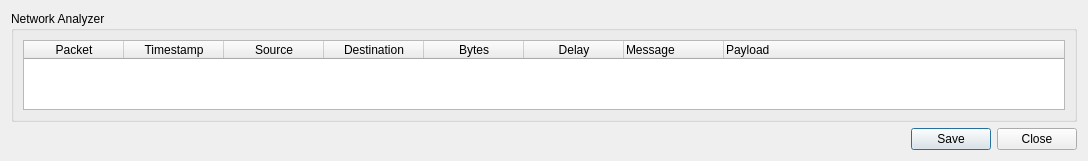
<?xml version="1.0" encoding="UTF-8"?>
<ui version="4.0">
 <class>Dialog_Logger</class>
 <widget class="QDialog" name="Dialog_Logger">
  <property name="geometry">
   <rect>
    <x>0</x>
    <y>0</y>
    <width>1088</width>
    <height>159</height>
   </rect>
  </property>
  <property name="windowTitle">
   <string>Logger</string>
  </property>
  <property name="windowIcon">
   <iconset resource="../rrcc.qrc">
    <normaloff>:/png/png/logger.png</normaloff>:/png/png/logger.png</iconset>
  </property>
  <layout class="QVBoxLayout" name="verticalLayout">
   <item>
    <widget class="QGroupBox" name="groupBox">
     <property name="title">
      <string>Network Analyzer</string>
     </property>
     <layout class="QVBoxLayout" name="verticalLayout_2">
      <item>
       <widget class="QTreeWidget" name="treeWidget">
        <property name="contextMenuPolicy">
         <enum>Qt::CustomContextMenu</enum>
        </property>
        <property name="alternatingRowColors">
         <bool>true</bool>
        </property>
        <property name="rootIsDecorated">
         <bool>false</bool>
        </property>
        <attribute name="headerMinimumSectionSize">
         <number>0</number>
        </attribute>
        <column>
         <property name="text">
          <string>Packet</string>
         </property>
         <property name="textAlignment">
          <set>AlignCenter</set>
         </property>
        </column>
        <column>
         <property name="text">
          <string>Timestamp</string>
         </property>
         <property name="textAlignment">
          <set>AlignCenter</set>
         </property>
        </column>
        <column>
         <property name="text">
          <string>Source</string>
         </property>
         <property name="textAlignment">
          <set>AlignCenter</set>
         </property>
        </column>
        <column>
         <property name="text">
          <string>Destination</string>
         </property>
         <property name="textAlignment">
          <set>AlignCenter</set>
         </property>
        </column>
        <column>
         <property name="text">
          <string>Bytes</string>
         </property>
         <property name="textAlignment">
          <set>AlignCenter</set>
         </property>
        </column>
        <column>
         <property name="text">
          <string>Delay</string>
         </property>
         <property name="textAlignment">
          <set>AlignCenter</set>
         </property>
        </column>
        <column>
         <property name="text">
          <string>Message</string>
         </property>
        </column>
        <column>
         <property name="text">
          <string>Payload</string>
         </property>
        </column>
       </widget>
      </item>
     </layout>
    </widget>
   </item>
   <item>
    <widget class="QDialogButtonBox" name="buttonBox">
     <property name="standardButtons">
      <set>QDialogButtonBox::Close|QDialogButtonBox::Save</set>
     </property>
    </widget>
   </item>
  </layout>
 </widget>
 <resources>
  <include location="../rrcc.qrc"/>
 </resources>
 <connections/>
</ui>
